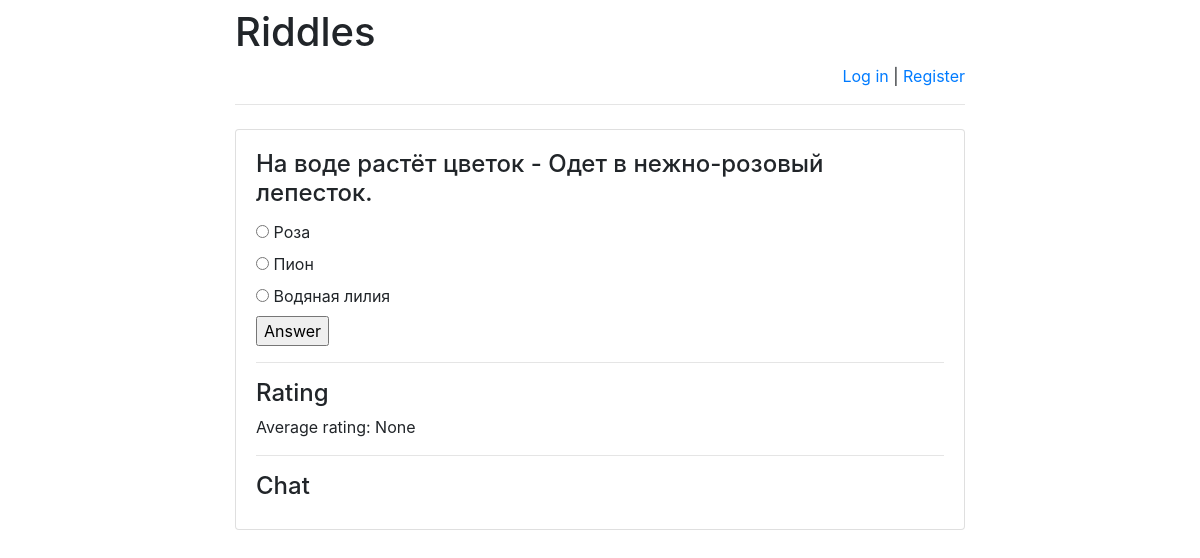
Screenshot of /riddles/6/ with the database file from the repository.
### riddles/models.py (models this page shows)
class Riddle(models.Model):
    riddle_text = models.CharField(max_length=255)
    pub_date = models.DateTimeField('date published')

class Option(models.Model):
    riddle = models.ForeignKey(Riddle, on_delete=models.CASCADE)
    text = models.CharField(max_length=255)
    correct = models.BooleanField(default=False)

### riddles/views.py (the view)
# urls.py: url(r'^([0-9]+)/$', views.detail, name='detail'),
def detail(request, riddle_id):
    error_message = None
    if "error_message" in request.GET:
        error_message = request.GET["error_message"]
    ordered_option_set = \
        list(Option.objects.filter(riddle_id=riddle_id))
    option_iter = \
        numpy.random.permutation(len(ordered_option_set))
    option_set = []
    for num in option_iter:
        option_set.append(ordered_option_set[num])
    return render(
        request,
        "answer.html",
        {
            "option_set": option_set,
            "riddle": get_object_or_404(
                Riddle, pk=riddle_id),
            "error_message": error_message,
            "latest_messages":
                Message.objects
                    .filter(chat_id=riddle_id)
                    .order_by('-pub_date')[:5],
            "already_rated_by_user":
                Mark.objects
                    .filter(author_id=request.user.id)
                    .filter(riddle_id=riddle_id)
                    .count(),
            "user_rating":
                Mark.objects
                    .filter(author_id=request.user.id)
                    .filter(riddle_id=riddle_id)
                    .aggregate(Avg('mark'))
                ["mark__avg"],
            "avg_mark":
                Mark.objects
                    .filter(riddle_id=riddle_id)
                    .aggregate(Avg('mark'))
                ["mark__avg"]
        }
    )

### riddles/templates/answer.html (shortened to what this page needs)
{% extends 'base.html' %}
{% block main %}
    <h4 class="card-title">{{ riddle.riddle_text }}</h4>
    <form action="answer/" method="post">
        {% for option in option_set %}
            <input type="radio" name="option" id="option{{ forloop.counter }}" value="{{ option.id }}"/>
            <label for="option{{ forloop.counter }}"> {{ option.text }} </label><br>
        {% endfor %}
        <input type="submit" value="Answer"/>
    </form>
    <hr>
    <h4>Rating</h4>
    <p>Average rating:
        <span id="avg_mark_span">
            {{ avg_mark }}
        </span>
    </p>
    <hr>
    <h4>Chat</h4>
{% endblock %}

### rows the page displays
Riddle: riddle_text "На воде растёт цветок - Одет в нежно-розовый лепесток."
Option: text "Роза"
Option: text "Пион"
Option: text "Водяная лилия"

### other values shown
{{ avg_mark }} "None"
